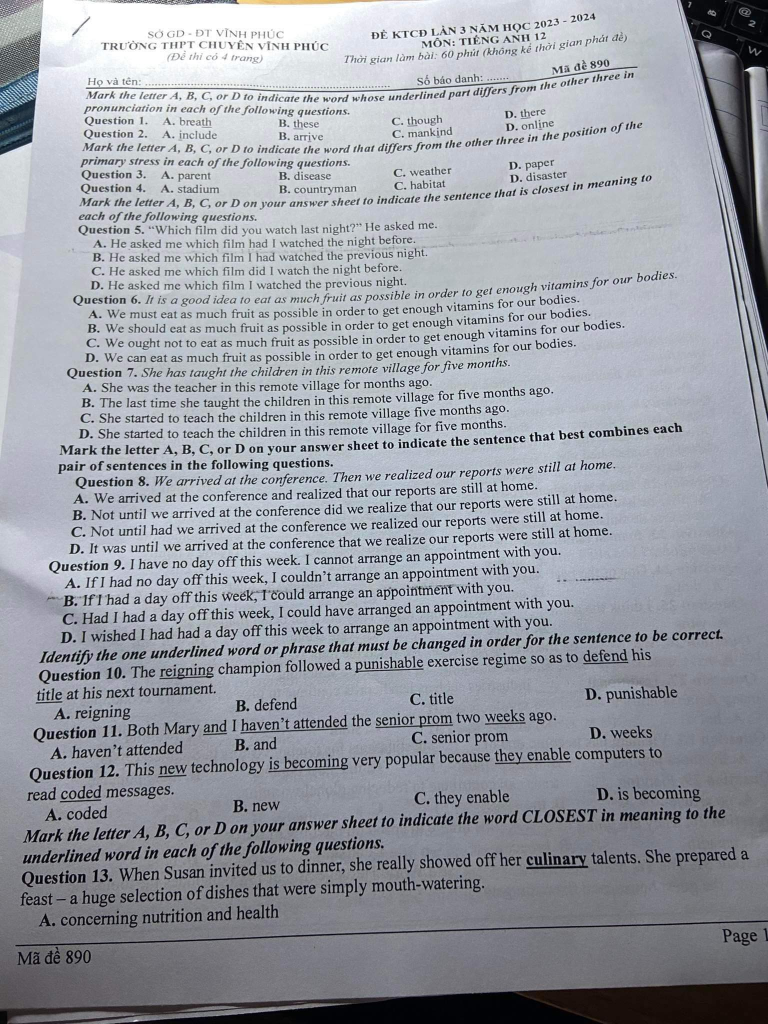
#> input picture image/1.jpg, 1536 x 2048 px, found by its file name (shown at 1/2 size)
$ jupyter execute --allow-errors test.ipynb
#> lines starting #> are read from the running program, lines starting #| are printed output that depends on the picture
[cell 1]
import cv2
import matplotlib.pyplot as plt

# 1. Inverted Image

[cell 2]
# Load the image in grayscale
img = cv2.imread('/Users/lengocbinh/Desktop/Koolsoft/OCR_Main/image/1.jpg', cv2.IMREAD_GRAYSCALE)
#> img: shape (2048, 1536); min 0, max 255, mean 155.8

# Invert the image
inverted_img = cv2.bitwise_not(img)
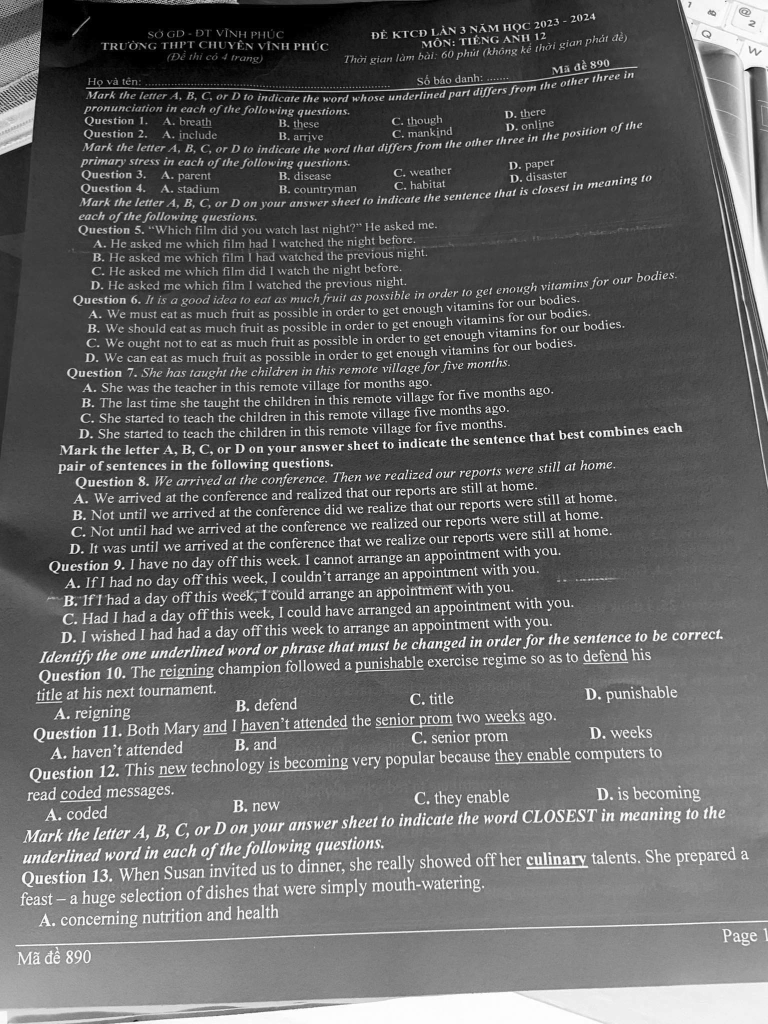
#> inverted_img: shape (2048, 1536) (shown at 1/2 size); min 0, max 255, mean 99.2

# Check if the image was loaded successfully
if img is None:
    print("Error: Image could not be loaded.")
else:
    # Invert the image
    inverted_img = cv2.bitwise_not(img)

    # Save the inverted image to a new file
    output_path = 'inverted_image.png'
    cv2.imwrite(output_path, inverted_img)

    print(f"Inverted image saved as {output_path}")

# 2. Rescalling

[cell 3]
def rescale_image(image_path, output_path, scale_percent):
    # Read the image from file
#> called with output_path = 'rescaled_image.png', scale_percent = 200
    img = cv2.imread(image_path)
#> img is the input picture: shape (2048, 1536, 3); mean B, G, R 163.8, 155.9, 152.7

    if img is None:
        print("Error: Image could not be loaded.")
        return

    # Calculate new dimensions
    width = int(img.shape[1] * scale_percent / 100)
#> width = 3072
    height = int(img.shape[0] * scale_percent / 100)
#> height = 4096
    new_dim = (width, height)
#> new_dim = (3072, 4096)

    # Resize image
    resized_img = cv2.resize(img, new_dim, interpolation=cv2.INTER_CUBIC)

    # Save the rescaled image
    cv2.imwrite(output_path, resized_img)
    print(f"Rescaled image saved as {output_path}")

# Example usage
image_path = '/Users/lengocbinh/Desktop/Koolsoft/OCR_Main/image/1.jpg'  # Replace with your image path
output_path = 'rescaled_image.png'  # Replace with your desired output path
current_dpi = 150  # Replace with the current DPI of your image
desired_dpi = 300  # Tesseract works best with 300 DPI

# Calculate the scale percent
scale_percent = (desired_dpi / current_dpi) * 100

rescale_image(image_path, output_path, scale_percent)

# 3. Binarization

[cell 4]
# Load the image in grayscale
img = cv2.imread('/Users/lengocbinh/Desktop/Koolsoft/OCR_Main/image/2.jpg', cv2.IMREAD_GRAYSCALE)

# Apply adaptive Gaussian thresholding
#> (the rest of this cell did not finish here and is left out)

[cell 5]
import cv2
import pytesseract
from PIL import Image

# Load the image
image_path = "/Users/lengocbinh/Desktop/Koolsoft/OCR_Main/image/1.jpg"
image = cv2.imread(image_path)

# Convert the image to RGB (OpenCV uses BGR by default)
rgb_image = cv2.cvtColor(image, cv2.COLOR_BGR2RGB)

# Perform OCR on the image
h, w, _ = rgb_image.shape
#> h = 2048; w = 1536
#> (the rest of this cell did not finish here and is left out)


$ run again, with image/10.jpg copied over image/1.jpg
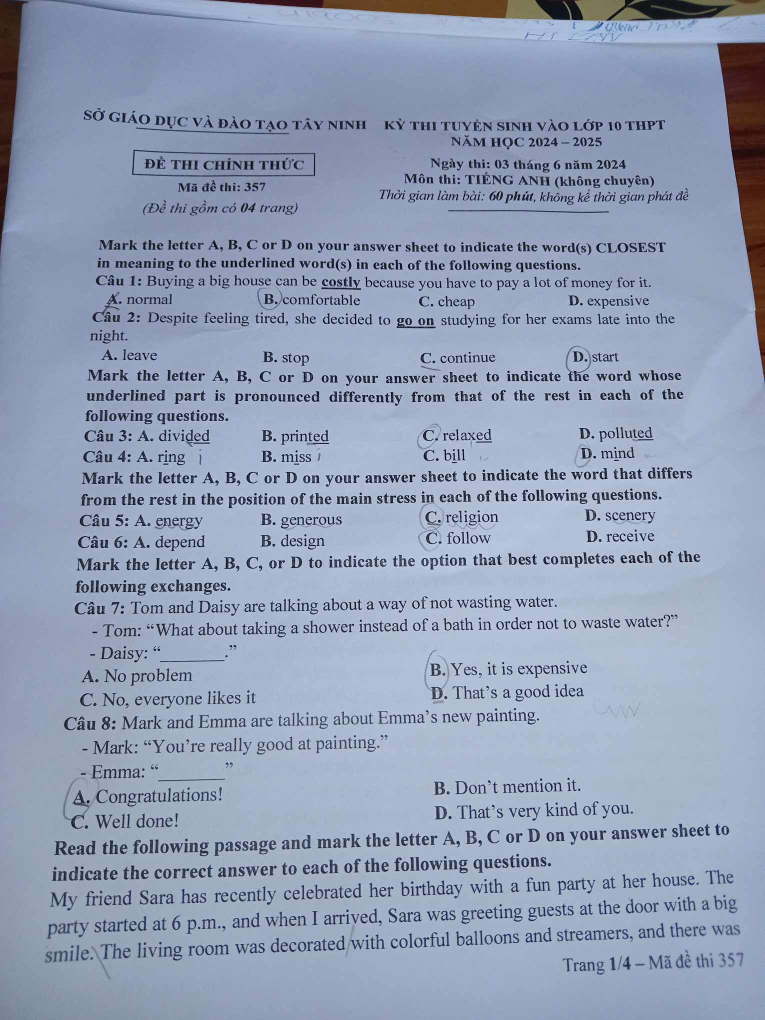
#> input picture image/10.jpg, 1530 x 2040 px, found by its file name (shown at 1/2 size)
#> `img = cv2.imread('/Users/lengocbinh/Desktop/Koolsoft/OCR_Main/image/1...`:
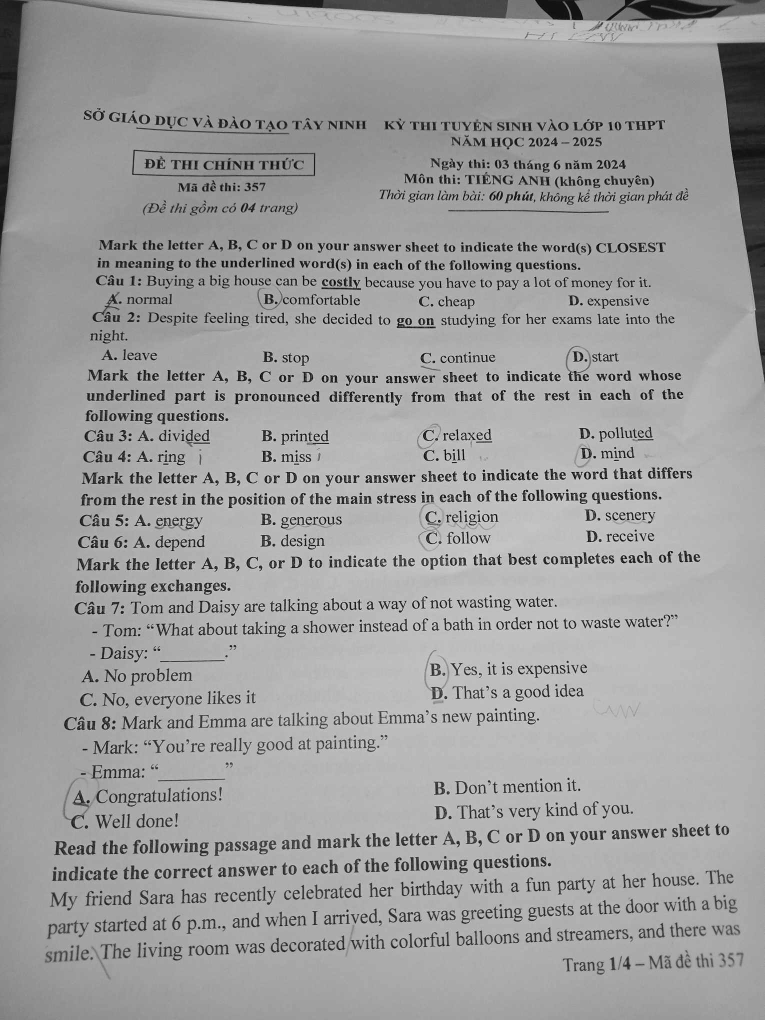
#> img: shape (2040, 1530) (shown at 1/2 size); min 0, max 255, mean 157.6
#> `inverted_img = cv2.bitwise_not(img)`:
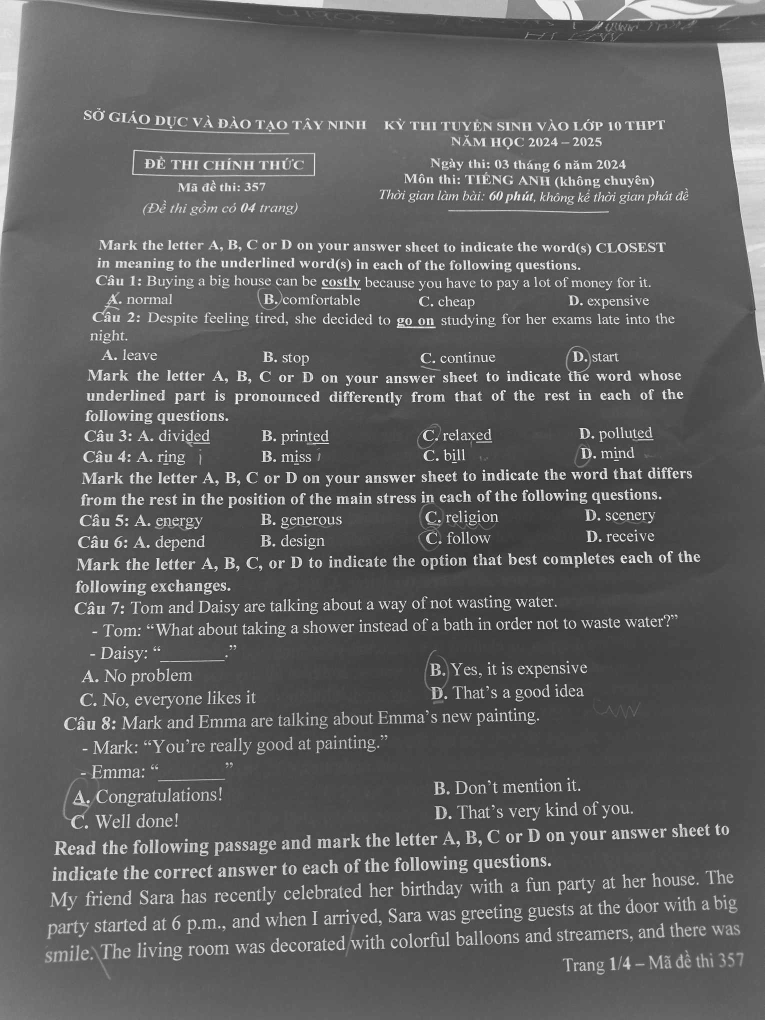
#> inverted_img: shape (2040, 1530) (shown at 1/2 size); min 0, max 255, mean 97.4
#> in rescale_image, img is the input picture: shape (2040, 1530, 3); mean B, G, R 182.4, 158.7, 146.1

$ run again, with image/11.jpg copied over image/1.jpg
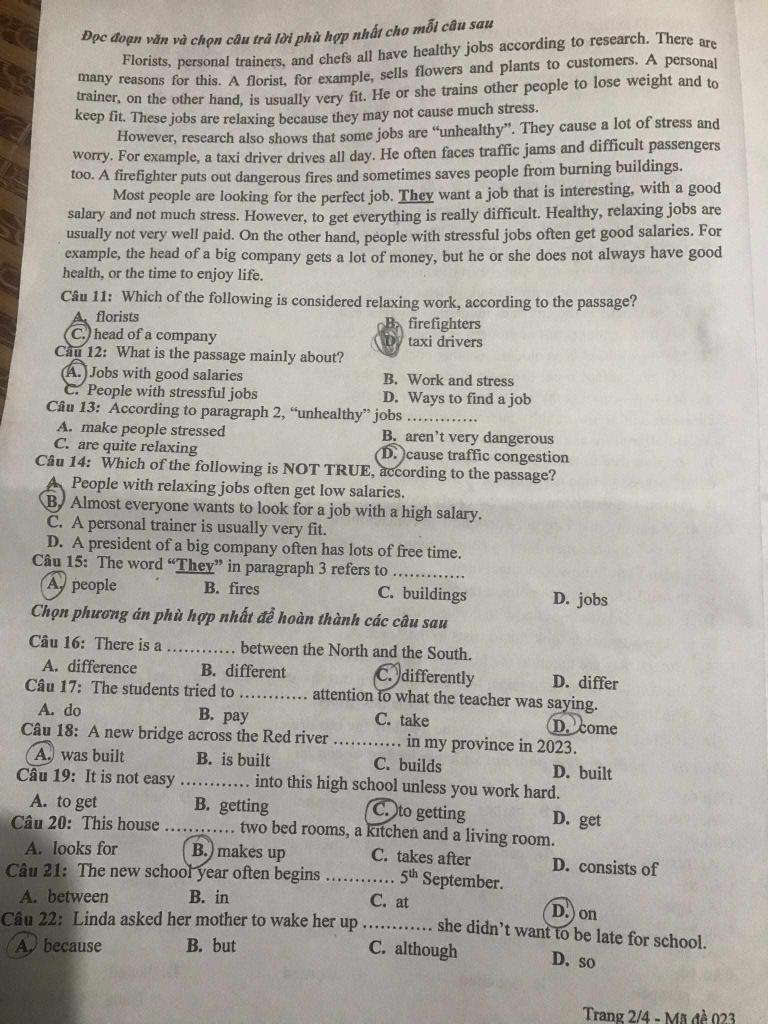
#> input picture image/11.jpg, 1536 x 2048 px, found by its file name (shown at 1/2 size)
#> `inverted_img = cv2.bitwise_not(img)`:
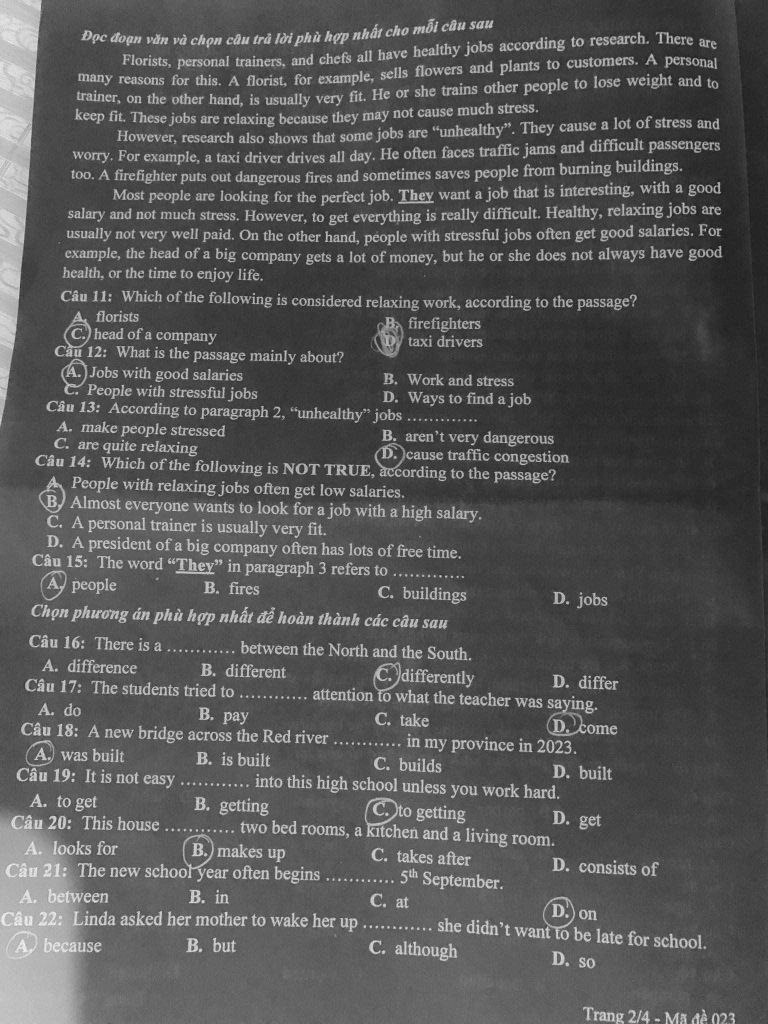
#> inverted_img: shape (2048, 1536) (shown at 1/2 size); min 8, max 255, mean 87
#> in rescale_image, img is the input picture: shape (2048, 1536, 3); mean B, G, R 160.2, 167.4, 171.9

$ run again, with image/12.jpg copied over image/1.jpg
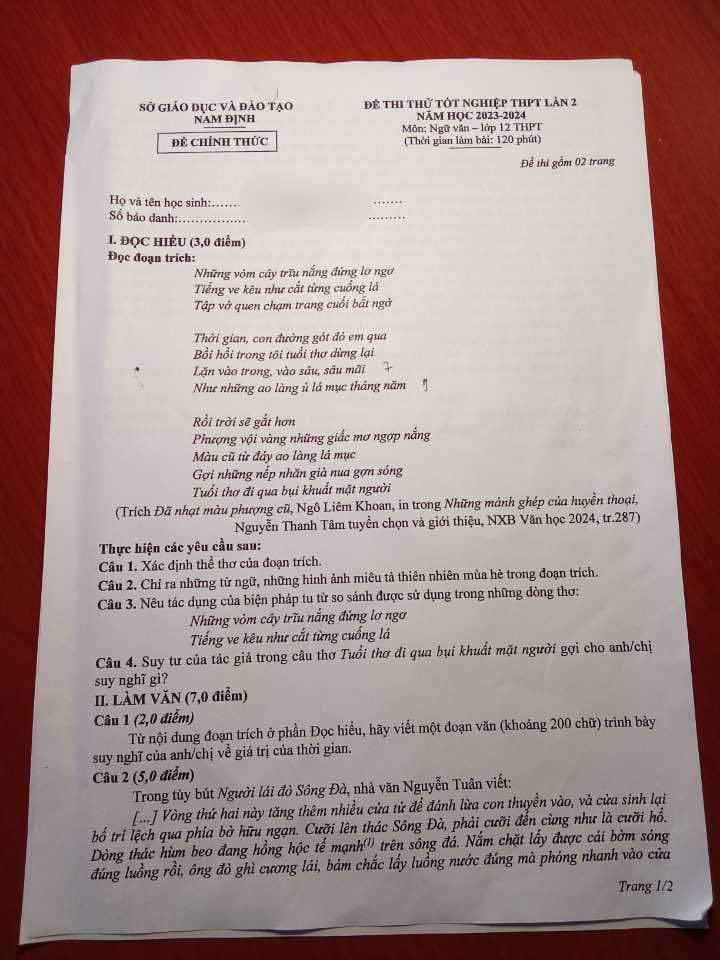
#> input picture image/12.jpg, 720 x 960 px, found by its file name
#> `img = cv2.imread('/Users/lengocbinh/Desktop/Koolsoft/OCR_Main/image/1...`:
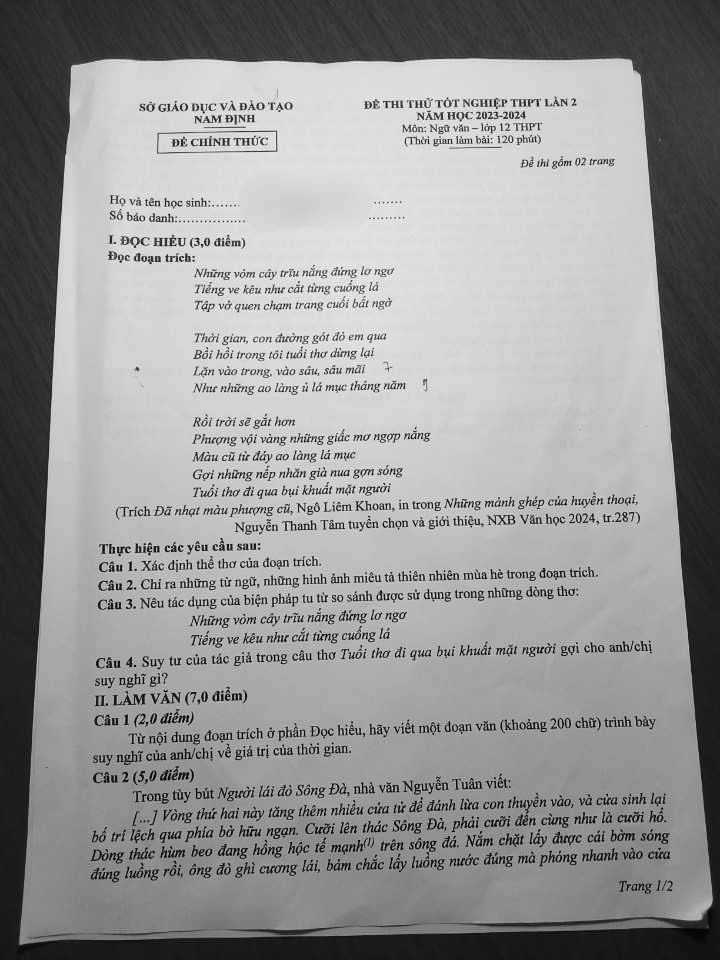
#> img: shape (960, 720); min 0, max 255, mean 148.3
#> `inverted_img = cv2.bitwise_not(img)`:
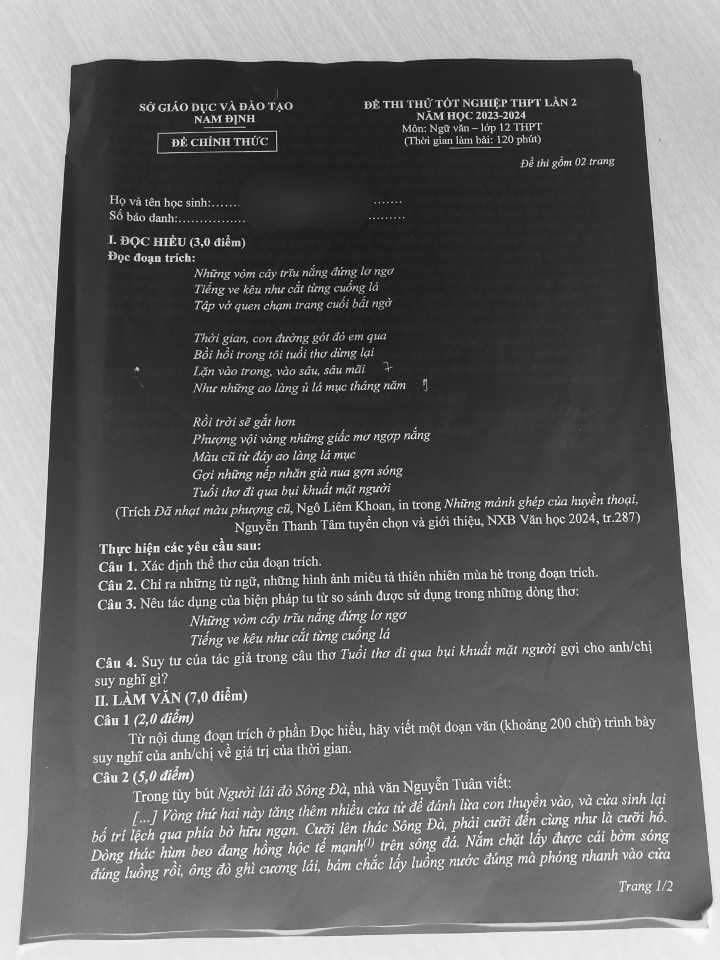
#> inverted_img: shape (960, 720); min 0, max 255, mean 106.7
#> in rescale_image, img is the input picture: shape (960, 720, 3); mean B, G, R 138.8, 141.2, 165.7
